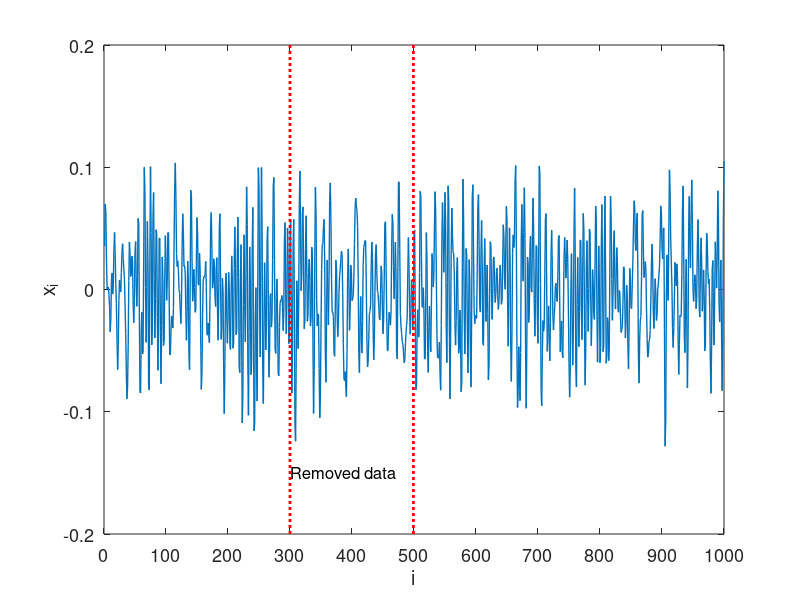

The MATLAB script that drew this image: (Note: this script raises an error after producing the figure.)
%Tests the EM algorithm on AR modeled data of 4th order

clear;close all;
global N x_damaged zSize y order mstart mplusl y1 y2 ylims

order=4; %order of AR model
N=1000; %size of data
mstart=300; %data removal starts from here
mplusl=499; %data removed until here
zSize=mplusl-mstart;

%Generate AR modeled data
c = fir1(256, 0.5);
[alpha,p0] = lpc(c,order);
e = sqrt(p0)*randn(1,N);
x = filter(1,alpha,e);
original_z=x(mstart:mplusl-1);

figure;
plot(x,'LineWidth',1);
xlim([0 N])
ylim([-0.2 0.2])
set(gca,'FontSize',13)
ylims = get(gca,'YLim');
hold on
plot([mstart mstart],ylims, 'r:','LineWidth',2);
plot([mplusl mplusl],ylims, 'r:','LineWidth',2);
xlabel('i');
ylabel('x_i');
text(mstart+0.2,ylims(1)+0.05,sprintf('Removed data'),'FontSize',12);
set(gca,'XTick',0:N/10:N)

print -deps emremovedARData

%remove part of the signal
y1=x(1:mstart-1);
y2=x(mplusl:end);
y=[y1 y2];
x_damaged=x;
x_damaged(mstart:mplusl-1)=0;

%restore data
iters=100;
x_restored=EM_audio_restoration(x_damaged,iters);

print -deps emrestoredARData